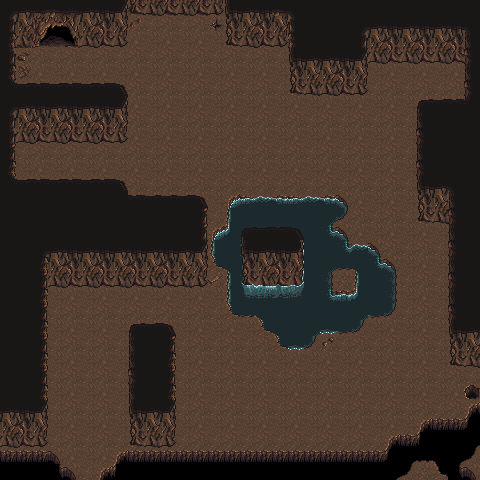

This game map was drawn from its Tiled (.tmx) file and the tilesets committed beside it. A one-line description and the trimmed map source follow:
An orthogonal 30x30 tile map with 16x16 px tiles, 3 tile layers (ground, walls, extra).

<map version="1.5" tiledversion="1.6.0" orientation="orthogonal" renderorder="right-down" width="30" height="30" tilewidth="16" tileheight="16" infinite="0" nextlayerid="5" nextobjectid="1">
 <editorsettings>
  <export target="cave01.json" format="json" />
 </editorsettings>
 <tileset firstgid="1" name="cave" tilewidth="16" tileheight="16" tilecount="336" columns="16">
  <image source="../Documents/GitHub/phaser-test/dist/cave.png" width="256" height="336" />
 </tileset>
 <layer id="1" name="ground" width="30" height="30">
  <data>[900 cells, 900 non-empty, 9 distinct tile ids]</data>
 </layer>
 <layer id="2" name="walls" width="30" height="30">
  <data>[900 cells, 488 non-empty, 98 distinct tile ids]</data>
 </layer>
 <layer id="4" name="extra" width="30" height="30">
  <data>[900 cells, 4 non-empty, 4 distinct tile ids]</data>
 </layer>
</map>
